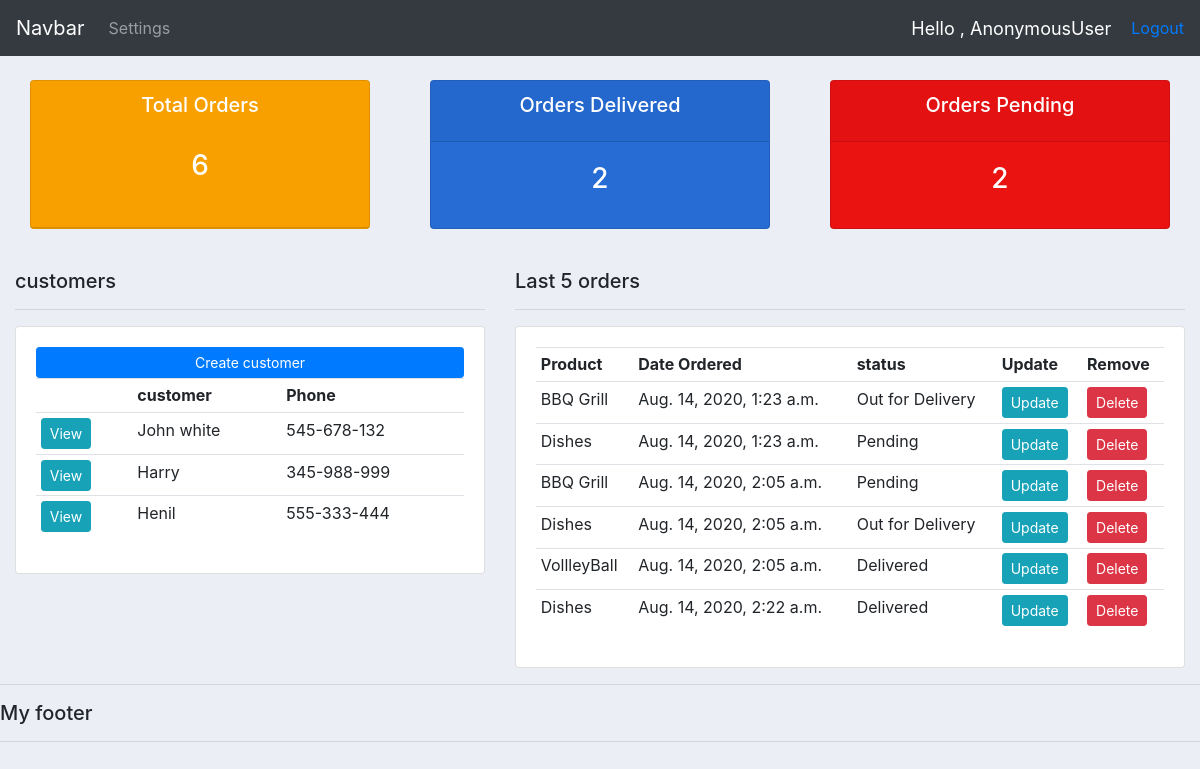
/, run on an earlier commit of the app's database.
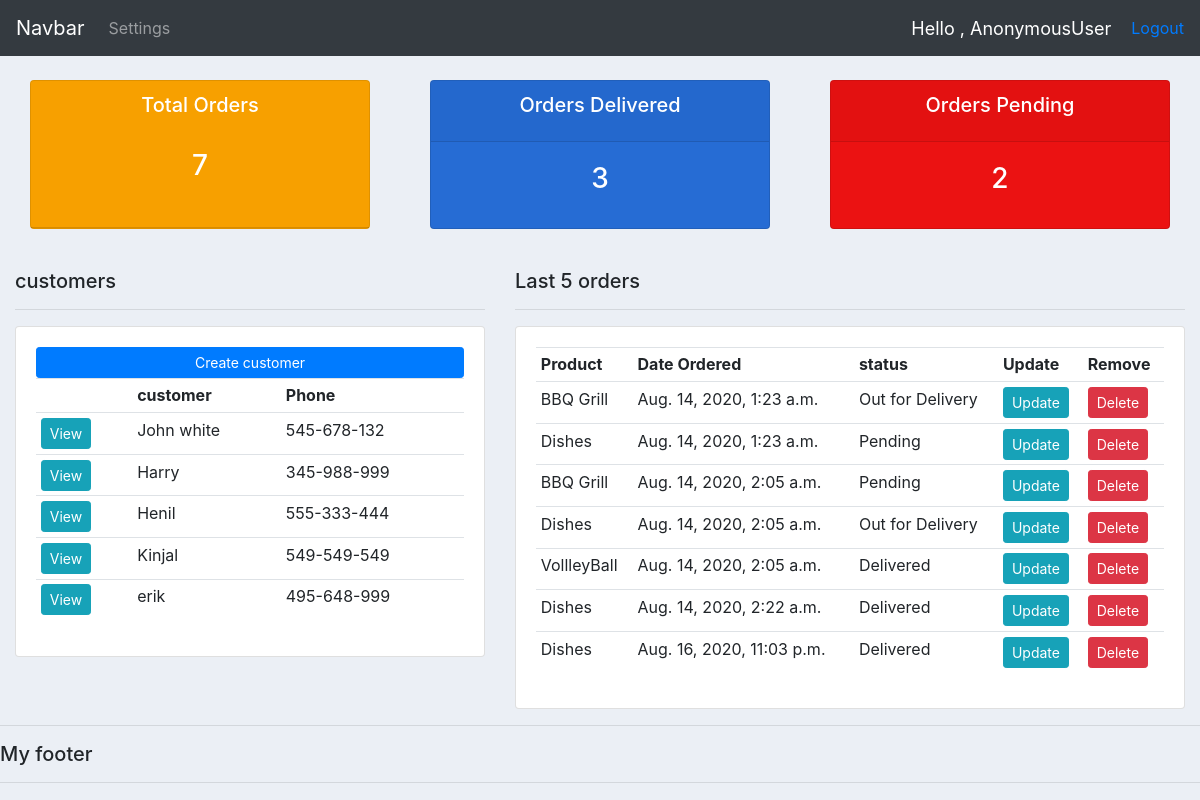
And on a later commit of the database.
### filedata9/models.py (models this page shows, shortened)
class Customer(models.Model):
    user = models.OneToOneField(User, null=True,blank=True,on_delete=models.CASCADE)
    name = models.CharField(max_length=200,null=True)
    phone = models.CharField(max_length=200,null=True)
    email = models.CharField(max_length=200,null=True)
    profile_picture = models.ImageField(default='default.jpg',null=True,blank=True)
    Date_created = models.DateTimeField(auto_now_add=True,null=True)

class Orders(models.Model):
    STATUS = (
        ('Out for Delivery' , 'Out for Delivery'),
        ('Delivered', 'Delivered'),
        ('Pending','Pending'),
    )
    customer = models.ForeignKey(Customer,null=True,on_delete=models.SET_NULL)
    product = models.ForeignKey(Products,null=True,on_delete=models.SET_NULL)
    date_created = models.DateTimeField(auto_now_add=True, null=True)
    status = models.CharField(max_length=200, null=True, choices=STATUS)
    note = models.CharField(max_length=200, null=True)

class Products(models.Model):
    CATEGORY = (
        ('Indoor','Indoor'),
        ('Outdoor','Outdoor'),
    )
    name = models.CharField(max_length=200,null=True)
    price = models.FloatField(null=True)
    category = models.CharField(max_length=200,null=True,choices=CATEGORY)
    description = models.CharField(max_length=200,null=True,blank=True)
    Date_created = models.DateTimeField(auto_now_add=True)
    tags = models.ManyToManyField(Tag)
    def __str__(self):
        return self.name

### filedata9/views.py (the view)
# urls.py: 2. Add a URL to urlpatterns:  path('', views.home, name='home')
def home(request):
    orders= Orders.objects.all()
    customers=Customer.objects.all()
    total_orders= orders.count()
    total_customers = customers.count()
    delivered = orders.filter(status="Delivered").count()
    pending= orders.filter(status="Pending").count()
    context = {'orders':orders, 'customers':customers, 'total_orders':total_orders,'delivered':delivered,'pending':pending}
    return render(request,'filedata9/dashboard.html',context)

### filedata9/templates/filedata9/dashboard.html
{% extends 'filedata9/main.html' %}
{% block content %}
{%  include 'filedata9/status.html' %}
<br>
<div class = 'row'>
    <div class = 'col-md-5'>
        <h5>customers</h5>
            <hr>
            <div class= "card card-body">
                <a class = 'btn btn-primary btn-sm btn-block' href="">Create customer</a>
                <table class = 'table table-sm'>
                    <tr>
                        <th></th>
                        <th>customer</th>
                        <th>Phone</th>
                    </tr>
				{% for customer in customers %}
					<tr>
                        <td> <a class = 'btn btn-sm btn-info' href="{% url 'customer' customer.id %}">View</a></td>
						<td>{{customer.name}}</td>
						<td>{{customer.phone}}</td>
					</tr>
				{% endfor %}
                </table>
            </div>
    </div>
        <div class = col-md-7>
            <h5>Last 5 orders</h5>
            <hr>
            <div class='card card-body'>
                <table class="table table-sm">
                    <tr>
                        <th>Product</th>
                        <th>Date Ordered</th>
                        <th>status</th>
                        <th>Update</th>
                        <th>Remove</th>
                    </tr>
                    {% for order in orders %}
                        <tr>
                            <td>{{order.product}}</td>
                            <td>{{order.date_created}}</td>
                            <td>{{order.status}}</td>
                            <td><a class = 'btn btn-sm btn-info' href="{% url 'update_order' order.id %}">Update</a></td>
                            <td><a class = 'btn btn-sm btn-danger' href="{% url 'delete_order' order.id %}">Delete</a></td>
                        </tr>
                    {% endfor %}
                </table>
            </div>
        </div>
</div>
{% endblock %}

What changed in the data, as far as the page shows it:
added Customer: name "Kinjal", phone "549-549-549"
added Customer: name "erik", phone "495-648-999"
added Orders: product "Dishes", date_created "Aug. 16, 2020, 11:03 p.m.", status "Delivered"
Also different on the page:
{{ total_orders }}: "6" → "7"
{{ delivered }}: "2" → "3"
